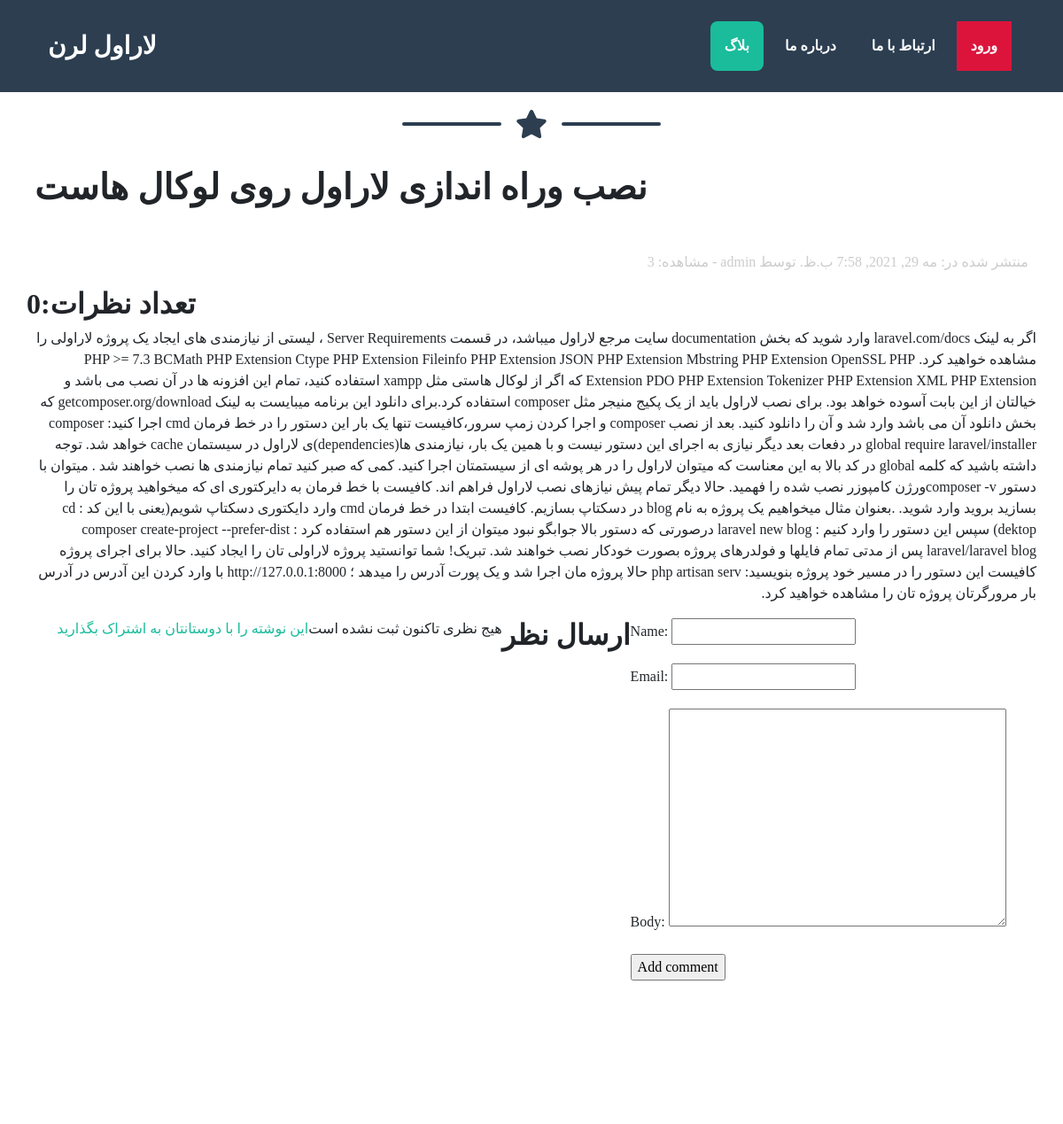
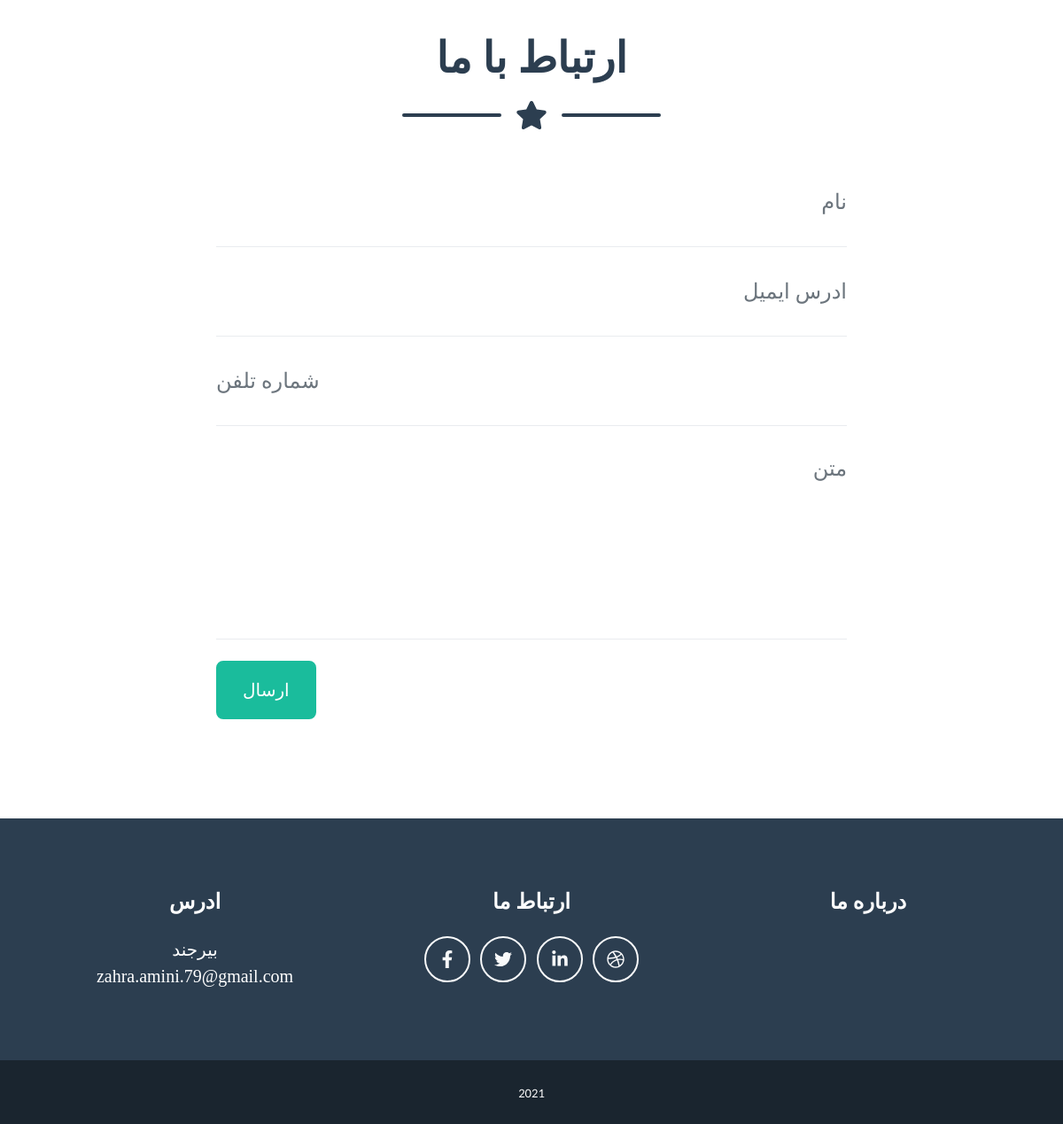
/blog/2021/5/29/laravel_7/, run on the app's committed database (2 pictures, top to bottom).
### blog/models.py (models this page shows, shortened)
class Post(models.Model):
    STATUS_CHOICES = (
        ('draft', 'Draft'),
        ('published', 'Published'),
    )
    tags = TaggableManager()
    title = models.CharField(max_length=250)
    slug = models.SlugField(max_length=250, unique_for_date='publish')
    author = models.ForeignKey(
        User, on_delete=models.CASCADE, related_name='blog_posts')
    body = models.TextField()
    publish = models.DateTimeField(default=timezone.now)
    created = models.DateTimeField(auto_now_add=True)
    updated = models.DateTimeField(auto_now=True)
    status = models.CharField(
        max_length=10, choices=STATUS_CHOICES, default='draft')
    visits = models.PositiveIntegerField(default=0)
    class Meta:
        ordering = ('-publish',)

### blog/views.py (the view)
def post_detail(request, year, month, day, post):
    post = get_object_or_404(Post, slug=post,
                             status='published',
                             publish__year=year,
                             publish__month=month,
                             publish__day=day)
    comments = post.comments.filter(active=True)
    new_comment = None
    if request.method == 'POST':
        comment_form = CommentForm(data=request.POST)
        if comment_form.is_valid():
            new_comment = comment_form.save(commit=False)
            new_comment.post = post
            new_comment.save()
    else:
       comment_form = CommentForm()
    post.visits = post.visits + 1
    post.save()
    return render(request,
                  'blog/post/detail.html',
                  {'post': post,
                  'comments': comments,
                  'new_comment': new_comment,
                  'comment_form': comment_form})

### blog/forms.py
class CommentForm(forms.ModelForm):
    class Meta:
      model = Comment
      fields = ('name', 'email', 'body')

### blog/templates/blog/post/detail.html (shortened to what this page needs)
{% extends "blog/datal.html" %}
{% block content %}
<div>
   <h1>{{ post.title }}</h1><br>
</div>
<p class="date" style="text-align:right !important;direction:rtl !important; color:#ccc">
<br><br><br><br>
   منتشر شده در: {{ post.publish }} توسط {{ post.author }} -  مشاهده: {{post.visits}}
</p>
{% with comments.count as total_comments %}
 <h2>
 تعداد نظرات:{{ total_comments }}
 </h2>
{% endwith %}
<p style="text-align:right;direction:rtl">{{ post.body }}</p>
<p>
 <a href="{% url "blog:post_share" post.id %}">
 این نوشته را با دوستانتان به اشتراک بگذارید
 </a>
</p><br>
{% for comment in comments %}
 <div class="comment">
 <p class="info">
نظر شماره  {{ forloop.counter }} توسط {{ comment.name }}
 {{ comment.created }}
 </p>
 {{ comment.body|linebreaks }}
 </div>
{% empty %}
 <p>هیج نظری تاکنون ثبت نشده است</p>
{% endfor %}
{% if new_comment %}
 <h2>نظر شما با موفقیت ثبت شد</h2>
{% else %}
 <h2>ارسال نظر  </h2>
 <form method="post">
 {{ comment_form.as_p }}
 <p><input type="submit" value="Add comment"></p>
 </form>
{% endif %}
{% endblock %}

### data on the page
Post: title "نصب وراه اندازی لاراول روی لوکال هاست", publish "مه 29, 2021, 7:58 ب.ظ.", visits "3", body "اگر به لینک laravel.com/docs وارد شوید که بخش documentation سایت مرجع لاراول میباشد، در قسمت Server Requirements ، لیستی از نیازمندی های ایجاد یک پروژه لاراولی را مشاهده خواهید کرد. PHP >= 7.3 BCMath PHP Extension Ctype PHP Extension Fileinfo PHP Extension JSON PHP Extension Mbstring PHP Extension OpenSSL PHP Extension PDO PHP Extension Tokenizer PHP Extension XML PHP Extension که اگر از لوکال هاستی مثل xampp استفاده کنید، تمام این افزونه ها در آن نصب می باشد و خیالتان از این بابت آسوده خواهد بود. برای نصب لاراول باید از یک پکیج منیجر مثل composer استفاده کرد.برای دانلود این برنامه میبایست به لینک getcomposer.org/download که بخش دانلود آن می باشد وارد شد و آن را دانلود کنید. بعد از نصب…"

### other printed values
{{ total_comments }} "0"
